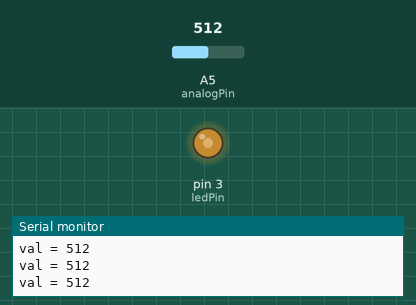
Simulated run of this sketch. Board: Arduino Uno, built with avr-gcc and run on an emulated ATmega328P. On the bench: output pins drawn as LEDs (lit = HIGH), the last lines printed to the serial monitor. The test bench sets the inputs (shaded band); at power-on: A5 (analogPin) = 512.

Above: at 1.2 s.
1.3 s: A5 (analogPin) set to 716
At 2.3 s:
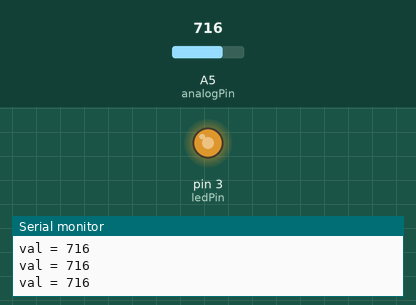
2.8 s: A5 (analogPin) set to 900
At 3.4 s:
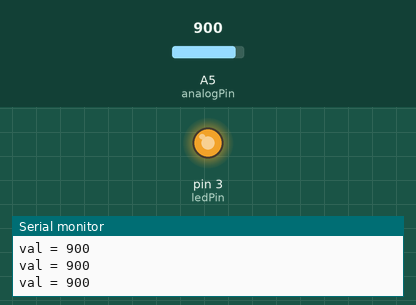
4.3 s: A5 (analogPin) set to 122
At 5.5 s:
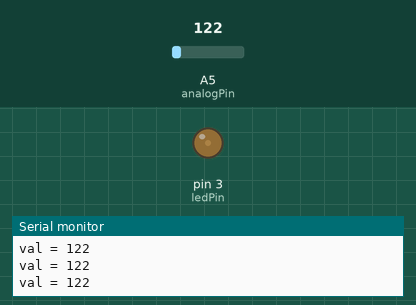
5.8 s: A5 (analogPin) set to 107
At 6.7 s:
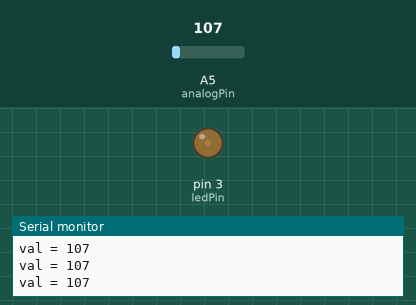
8.8 s: A5 (analogPin) set to 93
At 10.1 s:
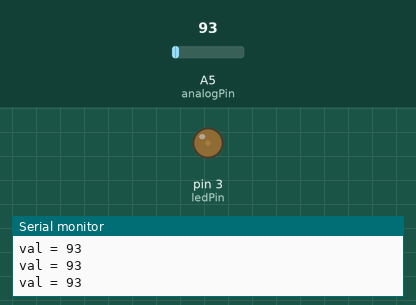
11.8 s: A5 (analogPin) set to 0
At 12.5 s:
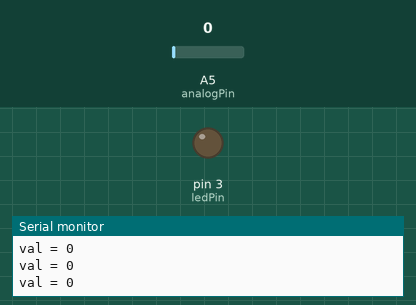
Timing chart, 0 to 14.3 s (numbered marks = the images above; inputs shaded):
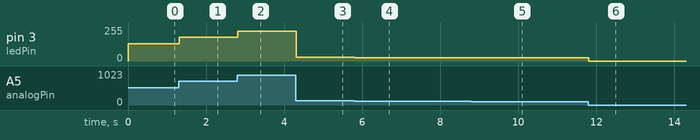

The sketch:

analog.ino
```cpp
int ledPin = 3;
int analogPin = 5; //ประกาศตัวแปร ให้ analogPin แทนขา analog ขาที่5
int val = 0;
void setup() {
  pinMode(ledPin, OUTPUT);  // sets the pin as output
  Serial.begin(9600);
}

void loop() {
  val = analogRead(analogPin);  //อ่านค่าสัญญาณ analog ขา5 เว็บไว้ในตัวแปร val
  Serial.print("val = "); // พิมพ์ข้อมความส่งเข้าคอมพิวเตอร์ "val = "
  Serial.println(val); // พิมพ์ค่าของตัวแปร val
  analogWrite(ledPin, val / 4); // ส่งค่าสัญญาณ analog ไปควบคุมความสว่างหลอดไฟ LED
  delay(5);
}
```

Measured:
- after the input at 1.3 s, pin 3 (ledPin): 128/255 → 179/255 at once
- after the input at 2.8 s, pin 3 (ledPin): 179/255 → 225/255 at once
- after the input at 4.3 s, pin 3 (ledPin): 225/255 → 30/255 at once
- after the input at 5.8 s, pin 3 (ledPin): 30/255 → 26/255 at once
- after the input at 8.8 s, pin 3 (ledPin): 26/255 → 23/255 at once
- after the input at 11.8 s, pin 3 (ledPin): 23/255 → 0/255 at once
